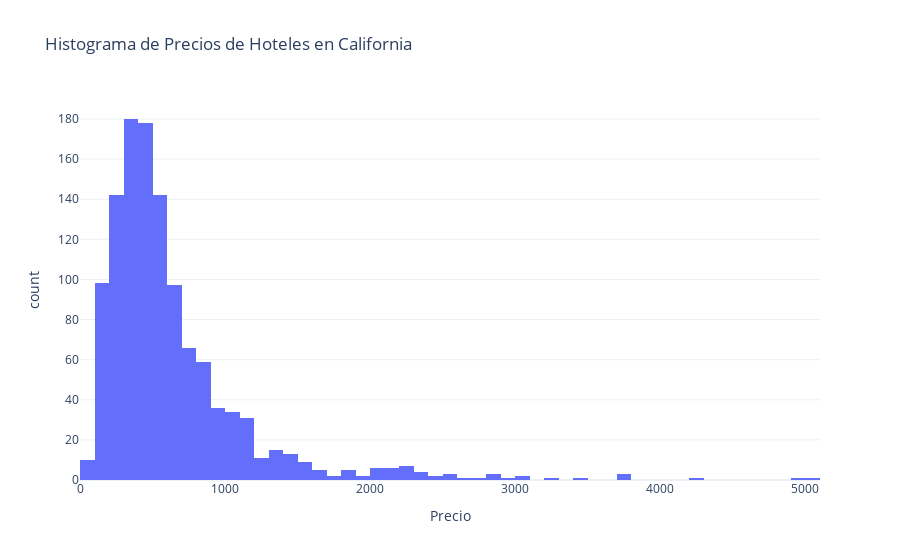

The notebook cell saved with this chart:
### Code cell
import plotly.express as px

# Filtrar los valores no nulos de la columna 'price'
df_prices = df_california_hotels[df_california_hotels['price'].notnull()]

# Crear el histograma
fig = px.histogram(df_prices, x='price',
                   title='Histograma de Precios de Hoteles en California',
                   labels={'price': 'Precio', 'count': 'Cantidad de Hoteles'},
                   template='plotly_white')

# Mostrar el gráfico
fig.show()

### Figure 1 — Plotly figure (JSON) as saved in the notebook; plotly's stock layout.template omitted (floating-point values rounded to 4 significant figures; data arrays with more than 128 entries replaced by an {"elided": "..."} marker saying what was removed)
{"data": [{"alignmentgroup": "True", "bingroup": "x", "hovertemplate": "Precio=%{x}<br>count=%{y}<extra></extra>", "legendgroup": "", "marker": {"color": "#636efa", "pattern": {"shape": ""}}, "name": "", "offsetgroup": "", "orientation": "v", "showlegend": false, "type": "histogram", "x": {"elided": "1179 float values"}, "xaxis": "x", "yaxis": "y"}], "layout": {"barmode": "relative", "legend": {"tracegroupgap": 0}, "title": {"text": "Histograma de Precios de Hoteles en California"}, "xaxis": {"anchor": "y", "domain": [0, 1], "title": {"text": "Precio"}}, "yaxis": {"anchor": "x", "domain": [0, 1], "title": {"text": "count"}}}}
